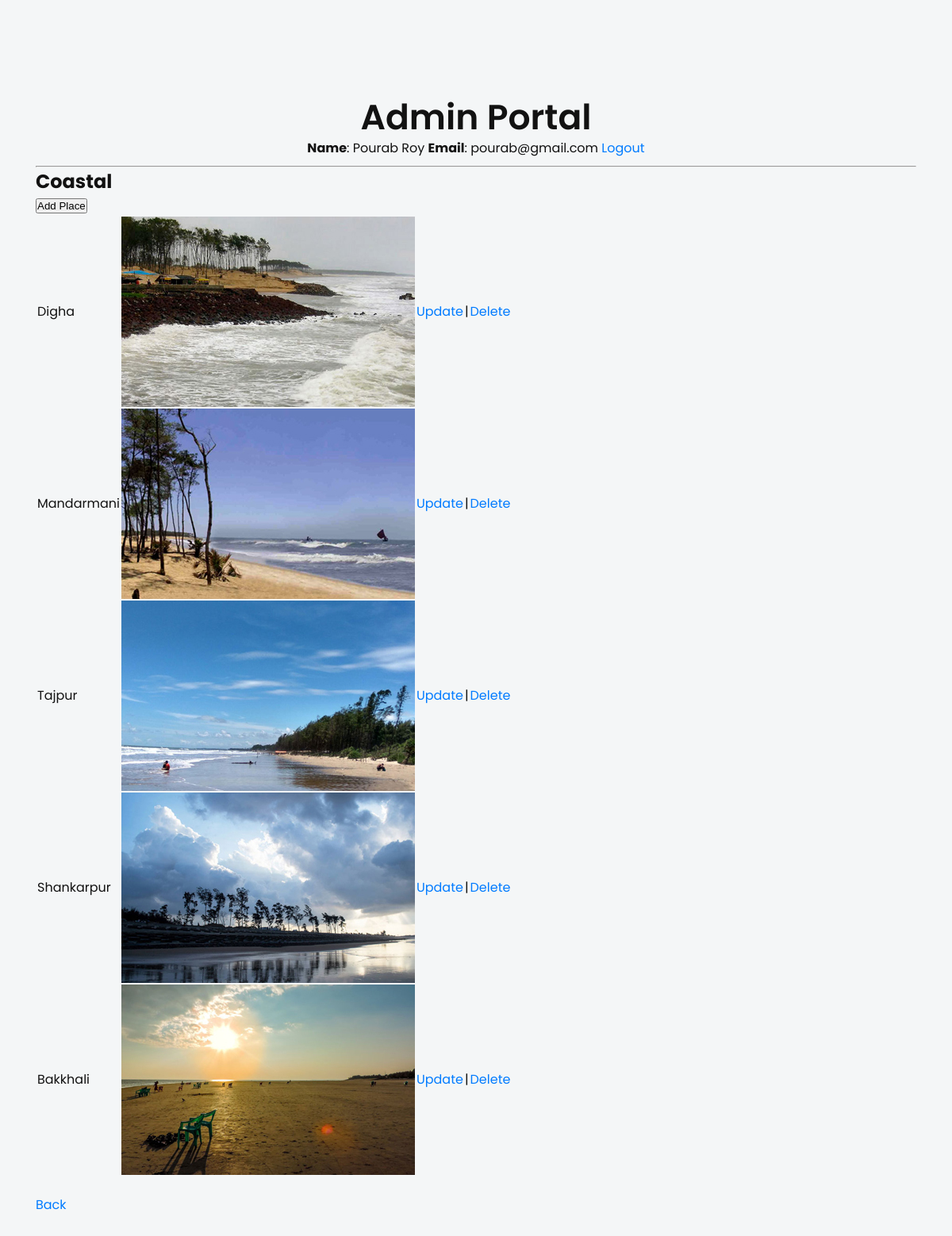
Page /admin/home.php?category=7 (signed in) on the committed database.
### tables this page shows
CREATE TABLE `categories` (
  `id` int(10) NOT NULL,
  `name` varchar(50) NOT NULL,
  `description` varchar(200) NOT NULL,
  `cover` varchar(80) NOT NULL
);

CREATE TABLE `destinations` (
  `id` int(10) NOT NULL,
  `category_id` int(10) NOT NULL,
  `name` varchar(80) NOT NULL,
  `description` varchar(800) NOT NULL,
  `cover` varchar(80) NOT NULL
);

### admin/home.php (the view, shortened to what this page needs)
<?php
    include('../database/connection.php');
?>
<!DOCTYPE html>
<html>
<head>
    <link rel="stylesheet" href="../bootstrap.min.css">
    <link rel="stylesheet" href="../style.css">
</head>
<body>
    <section id="services" class="features-area">
        <div class="container">
            <div class="row justify-content-center">
                <div class="col-lg-6 col-md-10">
                    <div class="section-title text-center pb-10">
                        <h3 class="title">Admin Portal</h3>
                        <strong>Name</strong>: <?php echo htmlspecialchars($_SESSION['user']->name); ?>
                        <strong>Email</strong>: <?php echo htmlspecialchars($_SESSION['user']->email); ?>
                        <a href="logout.php">Logout</a>
                    </div>
                </div>
            </div>
            <hr>
            <?php
                if (isset($_GET['category'])) {
                    $category_id = $_GET['category'];
                    $query = 'SELECT * FROM CATEGORIES WHERE ID=' . $category_id;
                    $result = mysqli_query($conn, $query);
                    $row = mysqli_fetch_object($result);
                    $category_name = $row->name;
                    $query = 'SELECT * FROM DESTINATIONS WHERE CATEGORY_ID=' . $category_id;
                    $result = mysqli_query($conn, $query);
            ?>
                    <h2><?php echo $category_name ?></h2>
                    <a href="destinations.php?category=<?php echo $category_id ?>&operation=add">
                        <button>Add Place</button>
                    </a>
                    <table>
                        <?php while ($row = mysqli_fetch_object($result)) { ?>
                            <tr>
                                <td><?php echo $row->name ?></td>
                                <td>
                                    <img src="<?php echo $row->cover ?>" alt="Cover">
                                </td>
                                <td>
                                    <a href=<?php echo 'destinations.php?'
                                        . 'category=' . $category_id
                                        . '&operation=update'
                                        . '&id=' . $row->id; ?>>Update</a>
                                </td>
                                <td>|</td>
                                <td>
                                    <a href=<?php echo '?'
                                        . 'category=' . $category_id
                                        . '&operation=delete'
                                        . '&id=' . $row->id; ?>>Delete</a>
                                </td>
                            </tr>
                        <?php } ?>
                    </table>
                    <br>
                    <a href="home.php">Back</a>
            <?php
                }
            ?>
        </div>
    </section>
</body>
</html>

### style.css (style rules this page uses)
body { font-family: "Poppins", sans-serif; font-weight: normal; font-style: normal; color: #121212; }
* { margin: 0; padding: 0; -webkit-box-sizing: border-box; -moz-box-sizing: border-box; box-sizing: border-box; }
img { max-width: 100%; }
i, a { display: inline-block; }
h1, h3, h4 { font-family: "Poppins", sans-serif; font-weight: 600; color: #121212; margin: 0px; }
h3 { font-size: 28px; }
.pb-10 { padding-bottom: 10px; }
.section-title .title { font-size: 44px; font-weight: 600; color: #121212; line-height: 55px; }
.features-area { background-color: #f4f6f7; padding-top: 120px; padding-bottom: 130px; }

### rows in the picture
categories: name "Coastal"
destinations: name "Digha", cover (picture)
destinations: name "Mandarmani", cover (picture)
destinations: name "Tajpur", cover (picture)
destinations: name "Shankarpur", cover (picture)
destinations: name "Bakkhali", cover (picture)

### other values in the picture
$_SESSION['user']->name "Pourab Roy"
$_SESSION['user']->email "pourab@gmail.com"
